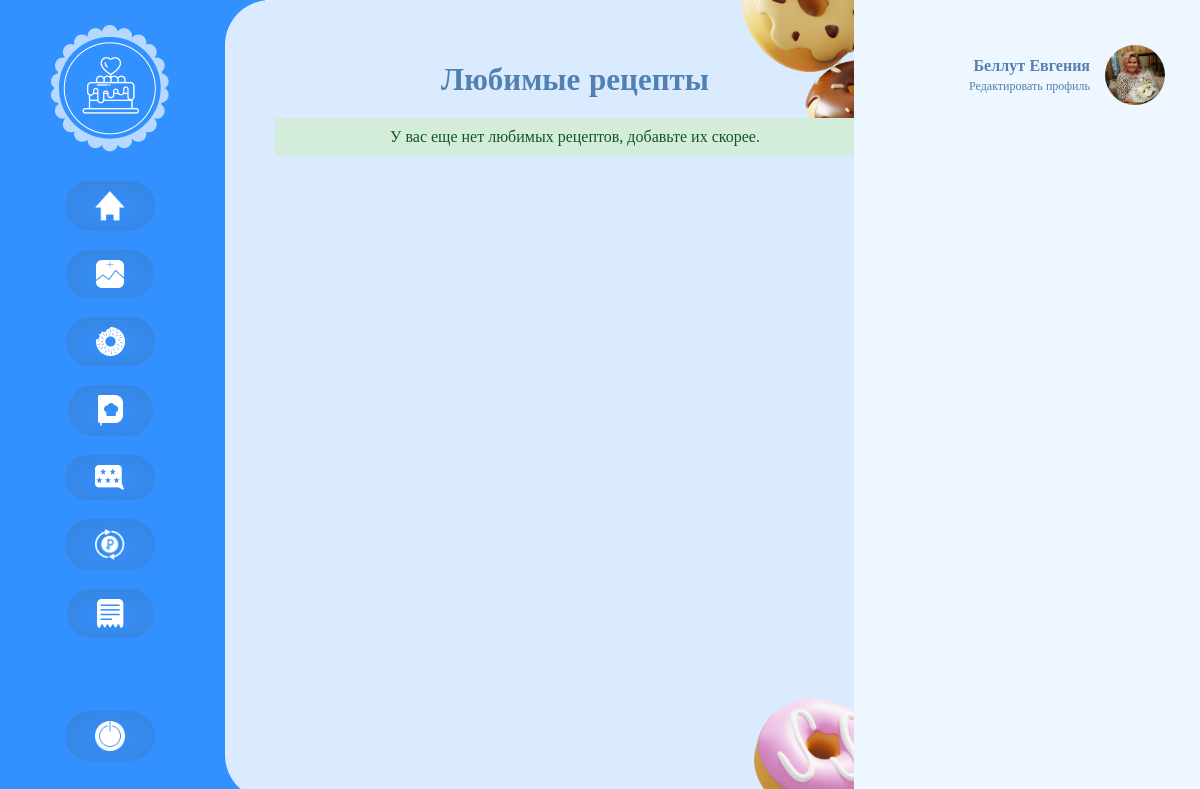
Page /profile_favorite_recipe/ (signed in) on the committed database.
### site_cake/models.py (models this page shows, shortened)
class User(AbstractUser):
    first_name = models.CharField(max_length=60, null=True)
    last_name = models.CharField(max_length=60, null=True)
    email = models.EmailField(max_length=60, unique=True, blank=True, null=True, default=None)
    username = models.CharField(max_length=30, unique=True, blank=True, null=True)
    is_cooker = models.BooleanField('Статус кондитера', default=False)
    is_customer = models.BooleanField('Статус заказчика', default=False)
    is_active = models.BooleanField(default=True)
    is_superuser = models.BooleanField(default=False)
    objects = UserManager()
    class Meta:
        verbose_name = 'Пользователь'
        verbose_name_plural = 'Пользователи'

class UserProfile(models.Model):
    user = models.OneToOneField(User, on_delete=models.CASCADE)
    country = models.CharField(max_length=100, default='Россия')
    city = models.CharField(max_length=100, default='Москва')
    phone = models.CharField(max_length=11, null=True)
    description = models.TextField(null=True)
    image = models.ImageField(default='default_ava.png', upload_to='profile_pics')
    class Meta:
        verbose_name = 'Профиль'
        verbose_name_plural = 'Профили'

### site_cake/views.py (the view)
# urls.py: path('profile_favorite_recipe/', views.ProfileFavoriteRecipe, name='profile_fav_recipes'),
def ProfileFavoriteRecipe(request):
    fav_recipe = FavoriteRecipe.objects.filter(user=request.user)
    if not fav_recipe:
         messages.success(request, f'У вас еще нет любимых рецептов, добавьте их скорее.')
    return render(request, 'profile/profile_fav_recipes.html', {'fav_posts': fav_recipe, })

### templates/profile/profile_fav_recipes.html (shortened to what this page needs)
{% extends 'profile/profile.html' %}
{% load static %}
{% block profile %}
    <div class="profile_block">
        <div class="donat_posts">
            <p class="profile_title">Любимые рецепты</p>
            {% if messages %}
                        {% for message in messages %}
                            <div class="alert alert-{{ message.tags }}">
                                {{ message }}
                            </div>
                        {% endfor %}
            {% endif %}
        </div>
    </div>
{% endblock profile %}

### templates/include/profile_aside.html
{% load static %}
<div class="profile_aside">
    <div class="profile_info_small">
        <div class="profile_info_small_text">
            <p class="profile_username">{{ user.last_name }} {{ user.first_name }}</p>
            <a href="{% url 'edit_profile' %}" class="edit_profile_link">Редактировать профиль</a>
        </div>
        <img src="{{ user.userprofile.image.url }}" class="profile_info_small_img" alt="avatar">
    </div>
</div>

### static/css/style.css (style rules this page uses)
* { margin: 0; padding: 0; }
a { cursor: pointer !important; text-decoration: none !important; }
.alert-success { color: #155724; background-color: #d4edda; border-color: #c3e6cb; width: 100%; padding: 10px 0; text-align: center; }
.profile_block { background: #DBEBFF; border-radius: 45px 0 0 45px; height: 100vh; width: 50%; position: absolute; z-index: 2; left: 225px; padding: 0 70px 0 50px; }
.profile_title { font-family: 'Montserrat'; font-style: normal; font-weight: 700; font-size: 31px; line-height: 38px; color: #5280B1; margin-bottom: 20px; }
.profile_aside { background: #EEF6FF; height: 100vh; padding: 0 35px; position: absolute; right: 0; width: 23%; z-index: 2; }
.profile_info_small { display: flex; align-items: center; justify-content: end; margin-top: 45px; text-align: right; }
.profile_info_small_text { margin-right: 15px; }
.profile_username { font-family: 'Montserrat'; font-style: normal; font-weight: 600; font-size: 16px; line-height: 20px; color: #5280B1; }
.edit_profile_link { font-family: 'Montserrat'; font-style: normal; font-weight: 400; font-size: 12px; line-height: 0px; color: #5280B1; }
.profile_info_small_img { width: 60px; height: 60px; border-radius: 50%; object-fit: cover; }
.donat_posts { text-align: center; margin-top: 60px; }

### rows in the picture
User: last_name "Беллут", first_name "Евгения", userprofile.image (picture)

### other values in the picture
{{ message }} "У вас еще нет любимых рецептов, добавьте их скорее."
